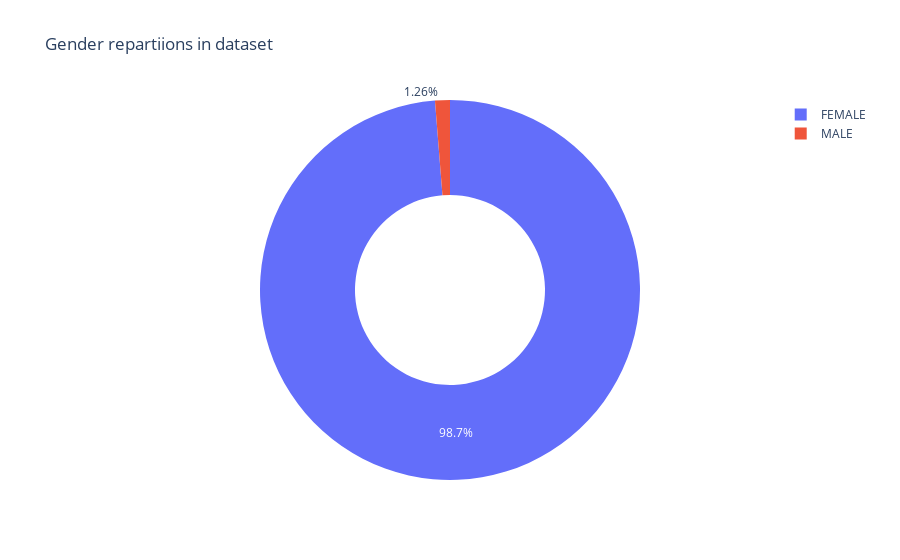

Notebook source saved alongside this figure:
### Code cell
stage=df['Gender'].value_counts()
transactions=stage.index
quantity=stage.values
fig=px.pie(df,
          values=stage,
          names=transactions, hole=0.5,
          title='Gender repartiions in dataset')
fig.show()

### Figure 1 — Plotly figure (JSON) as saved in the notebook; plotly's stock layout.template omitted (floating-point values rounded to 4 significant figures)
{"data": [{"domain": {"x": [0, 1], "y": [0, 1]}, "hole": 0.5, "hovertemplate": "label=%{label}<br>value=%{value}<extra></extra>", "labels": ["FEMALE", "MALE"], "legendgroup": "", "name": "", "showlegend": true, "type": "pie", "values": [313, 4]}], "layout": {"legend": {"tracegroupgap": 0}, "title": {"text": "Gender repartiions in dataset"}}}
